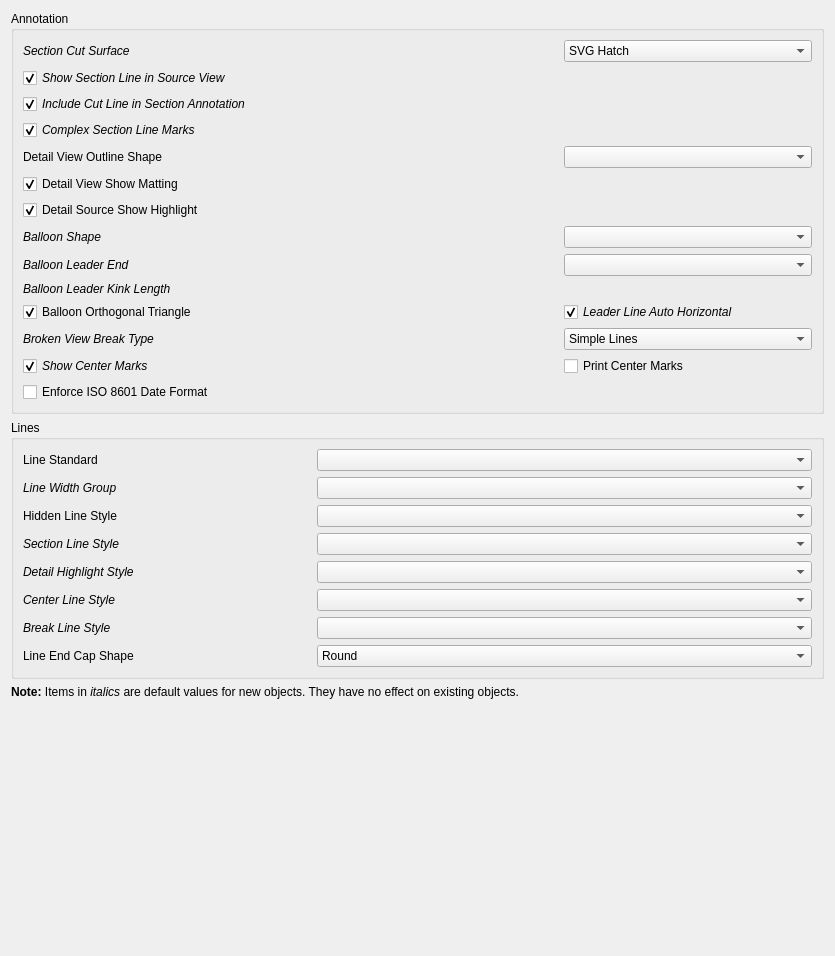
<?xml version="1.0" encoding="UTF-8"?>
<ui version="4.0">
 <class>TechDrawGui::DlgPrefsTechDrawAnnotationImp</class>
 <widget class="QWidget" name="TechDrawGui::DlgPrefsTechDrawAnnotationImp">
  <property name="geometry">
   <rect>
    <x>0</x>
    <y>0</y>
    <width>835</width>
    <height>956</height>
   </rect>
  </property>
  <property name="sizePolicy">
   <sizepolicy hsizetype="Preferred" vsizetype="Minimum">
    <horstretch>0</horstretch>
    <verstretch>0</verstretch>
   </sizepolicy>
  </property>
  <property name="windowTitle">
   <string>Annotation</string>
  </property>
  <layout class="QVBoxLayout" name="verticalLayout">
   <item>
    <widget class="QGroupBox" name="groupBox">
     <property name="title">
      <string>Annotation</string>
     </property>
     <layout class="QGridLayout" name="gridLayout_3">
      <item row="1" column="0">
       <layout class="QGridLayout" name="gridLayout_2" columnstretch="2,0,1">
        <item row="12" column="2">
         <widget class="Gui::PrefCheckBox" name="cbPrintCenterMarks">
          <property name="sizePolicy">
           <sizepolicy hsizetype="Preferred" vsizetype="Preferred">
            <horstretch>0</horstretch>
            <verstretch>0</verstretch>
           </sizepolicy>
          </property>
          <property name="toolTip">
           <string>Show arc centers in printed output</string>
          </property>
          <property name="text">
           <string>Print Center Marks</string>
          </property>
          <property name="prefEntry" stdset="0">
           <cstring>PrintCenterMarks</cstring>
          </property>
          <property name="prefPath" stdset="0">
           <cstring>Mod/TechDraw/Decorations</cstring>
          </property>
         </widget>
        </item>
        <item row="12" column="0">
         <widget class="Gui::PrefCheckBox" name="cbShowCenterMarks">
          <property name="sizePolicy">
           <sizepolicy hsizetype="Preferred" vsizetype="Preferred">
            <horstretch>0</horstretch>
            <verstretch>0</verstretch>
           </sizepolicy>
          </property>
          <property name="font">
           <font>
            <italic>true</italic>
           </font>
          </property>
          <property name="toolTip">
           <string>Show arc center marks in views</string>
          </property>
          <property name="text">
           <string>Show Center Marks</string>
          </property>
          <property name="checked">
           <bool>true</bool>
          </property>
          <property name="prefEntry" stdset="0">
           <cstring>ShowCenterMarks</cstring>
          </property>
          <property name="prefPath" stdset="0">
           <cstring>Mod/TechDraw/Decorations</cstring>
          </property>
         </widget>
        </item>
        <item row="1" column="0">
         <widget class="Gui::PrefCheckBox" name="cb_ShowSectionLine">
          <property name="font">
           <font>
            <italic>true</italic>
           </font>
          </property>
          <property name="toolTip">
           <string>If checked, the section annotation will be drawn on the Source view.  If unchecked, no section line, arrows or symbol will be shown in the Source view.</string>
          </property>
          <property name="text">
           <string>Show Section Line in Source View</string>
          </property>
          <property name="checked">
           <bool>true</bool>
          </property>
          <property name="prefEntry" stdset="0">
           <cstring>ShowSectionLine</cstring>
          </property>
          <property name="prefPath" stdset="0">
           <cstring>Mod/TechDraw/Decorations</cstring>
          </property>
         </widget>
        </item>
        <item row="7" column="2">
         <widget class="Gui::PrefComboBox" name="pcbBalloonShape">
          <property name="sizePolicy">
           <sizepolicy hsizetype="Preferred" vsizetype="Preferred">
            <horstretch>0</horstretch>
            <verstretch>0</verstretch>
           </sizepolicy>
          </property>
          <property name="toolTip">
           <string>Shape of balloon annotations</string>
          </property>
          <property name="prefEntry" stdset="0">
           <cstring>BalloonShape</cstring>
          </property>
          <property name="prefPath" stdset="0">
           <cstring>Mod/TechDraw/Decorations</cstring>
          </property>
         </widget>
        </item>
        <item row="2" column="0">
         <widget class="Gui::PrefCheckBox" name="cb_IncludeCutLine">
          <property name="font">
           <font>
            <italic>true</italic>
           </font>
          </property>
          <property name="toolTip">
           <string>If checked, the cut line will be drawn on the Source view.  If unchecked, only the change marks, arrows and symbols will be displayed.</string>
          </property>
          <property name="text">
           <string>Include Cut Line in Section Annotation</string>
          </property>
          <property name="checked">
           <bool>true</bool>
          </property>
          <property name="prefEntry" stdset="0">
           <cstring>IncludeCutLine</cstring>
          </property>
          <property name="prefPath" stdset="0">
           <cstring>Mod/TechDraw/Decorations</cstring>
          </property>
         </widget>
        </item>
        <item row="8" column="2">
         <widget class="Gui::PrefComboBox" name="pcbBalloonArrow">
          <property name="sizePolicy">
           <sizepolicy hsizetype="Preferred" vsizetype="Preferred">
            <horstretch>0</horstretch>
            <verstretch>0</verstretch>
           </sizepolicy>
          </property>
          <property name="toolTip">
           <string>Style for balloon leader line ends</string>
          </property>
          <property name="prefEntry" stdset="0">
           <cstring>BalloonArrow</cstring>
          </property>
          <property name="prefPath" stdset="0">
           <cstring>Mod/TechDraw/Decorations</cstring>
          </property>
         </widget>
        </item>
        <item row="9" column="0">
         <widget class="QLabel" name="label_18">
          <property name="font">
           <font>
            <italic>true</italic>
           </font>
          </property>
          <property name="toolTip">
           <string>Length of horizontal portion of Balloon leader</string>
          </property>
          <property name="text">
           <string>Balloon Leader Kink Length</string>
          </property>
         </widget>
        </item>
        <item row="11" column="0">
         <widget class="QLabel" name="label_11">
          <property name="font">
           <font>
            <italic>true</italic>
           </font>
          </property>
          <property name="text">
           <string>Broken View Break Type</string>
          </property>
         </widget>
        </item>
        <item row="10" column="0">
         <widget class="Gui::PrefCheckBox" name="cbPyramidOrtho">
          <property name="sizePolicy">
           <sizepolicy hsizetype="Preferred" vsizetype="Preferred">
            <horstretch>0</horstretch>
            <verstretch>0</verstretch>
           </sizepolicy>
          </property>
          <property name="toolTip">
           <string>Restrict Filled Triangle line end to vertical or horizontal directions</string>
          </property>
          <property name="text">
           <string>Balloon Orthogonal Triangle</string>
          </property>
          <property name="checked">
           <bool>true</bool>
          </property>
          <property name="prefEntry" stdset="0">
           <cstring>PyramidOrtho</cstring>
          </property>
          <property name="prefPath" stdset="0">
           <cstring>Mod/TechDraw/Decorations</cstring>
          </property>
         </widget>
        </item>
        <item row="0" column="2">
         <widget class="Gui::PrefComboBox" name="cbCutSurface">
          <property name="toolTip">
           <string>Default appearance of cut surface in section view</string>
          </property>
          <property name="currentIndex">
           <number>2</number>
          </property>
          <property name="prefEntry" stdset="0">
           <cstring>CutSurfaceDisplay</cstring>
          </property>
          <property name="prefPath" stdset="0">
           <cstring>/Mod/TechDraw/Decorations</cstring>
          </property>
          <item>
           <property name="text">
            <string>Hide</string>
           </property>
          </item>
          <item>
           <property name="text">
            <string>Solid Color</string>
           </property>
          </item>
          <item>
           <property name="text">
            <string>SVG Hatch</string>
           </property>
          </item>
          <item>
           <property name="text">
            <string>PAT Hatch</string>
           </property>
          </item>
         </widget>
        </item>
        <item row="5" column="0">
         <widget class="Gui::PrefCheckBox" name="pcbDetailMatting">
          <property name="toolTip">
           <string>This checkbox controls whether or not to display the outline around a detail view.</string>
          </property>
          <property name="text">
           <string>Detail View Show Matting</string>
          </property>
          <property name="checked">
           <bool>true</bool>
          </property>
          <property name="prefEntry" stdset="0">
           <cstring>ShowDetailMatting</cstring>
          </property>
          <property name="prefPath" stdset="0">
           <cstring>/Mod/TechDraw/General</cstring>
          </property>
         </widget>
        </item>
        <item row="6" column="0">
         <widget class="Gui::PrefCheckBox" name="pcbDetailHighlight">
          <property name="toolTip">
           <string>This checkbox controls whether or not to display a highlight around the detail area in the detail's source view.</string>
          </property>
          <property name="text">
           <string>Detail Source Show Highlight</string>
          </property>
          <property name="checked">
           <bool>true</bool>
          </property>
          <property name="prefEntry" stdset="0">
           <cstring>ShowDetailHighlight</cstring>
          </property>
          <property name="prefPath" stdset="0">
           <cstring>/Mod/TechDraw/General</cstring>
          </property>
         </widget>
        </item>
        <item row="4" column="0">
         <widget class="QLabel" name="label">
          <property name="font">
           <font>
            <italic>false</italic>
           </font>
          </property>
          <property name="text">
           <string>Detail View Outline Shape</string>
          </property>
         </widget>
        </item>
        <item row="10" column="2">
         <widget class="Gui::PrefCheckBox" name="cbAutoHoriz">
          <property name="sizePolicy">
           <sizepolicy hsizetype="Preferred" vsizetype="Preferred">
            <horstretch>0</horstretch>
            <verstretch>0</verstretch>
           </sizepolicy>
          </property>
          <property name="font">
           <font>
            <italic>true</italic>
           </font>
          </property>
          <property name="toolTip">
           <string>Forces last leader line segment to be horizontal</string>
          </property>
          <property name="text">
           <string>Leader Line Auto Horizontal</string>
          </property>
          <property name="checked">
           <bool>true</bool>
          </property>
          <property name="prefEntry" stdset="0">
           <cstring>AutoHorizontal</cstring>
          </property>
          <property name="prefPath" stdset="0">
           <cstring>Mod/TechDraw/LeaderLine</cstring>
          </property>
         </widget>
        </item>
        <item row="4" column="1">
         <spacer name="horizontalSpacer_2">
          <property name="orientation">
           <enum>Qt::Horizontal</enum>
          </property>
          <property name="sizeHint" stdset="0">
           <size>
            <width>40</width>
            <height>20</height>
           </size>
          </property>
         </spacer>
        </item>
        <item row="8" column="0">
         <widget class="QLabel" name="label_3">
          <property name="font">
           <font>
            <italic>true</italic>
           </font>
          </property>
          <property name="text">
           <string>Balloon Leader End</string>
          </property>
         </widget>
        </item>
        <item row="11" column="2">
         <widget class="Gui::PrefComboBox" name="pcbBreakType">
          <property name="currentIndex">
           <number>2</number>
          </property>
          <property name="prefEntry" stdset="0">
           <cstring>BreakType</cstring>
          </property>
          <property name="prefPath" stdset="0">
           <cstring>Mod/TechDraw/Decorations</cstring>
          </property>
          <item>
           <property name="text">
            <string>No Break Lines</string>
           </property>
          </item>
          <item>
           <property name="text">
            <string>ZigZag Lines</string>
           </property>
          </item>
          <item>
           <property name="text">
            <string>Simple Lines</string>
           </property>
          </item>
         </widget>
        </item>
        <item row="7" column="0">
         <widget class="QLabel" name="label_5">
          <property name="font">
           <font>
            <italic>true</italic>
           </font>
          </property>
          <property name="text">
           <string>Balloon Shape</string>
          </property>
         </widget>
        </item>
        <item row="0" column="0">
         <widget class="QLabel" name="label_19">
          <property name="font">
           <font>
            <italic>true</italic>
           </font>
          </property>
          <property name="text">
           <string>Section Cut Surface</string>
          </property>
         </widget>
        </item>
        <item row="4" column="2">
         <widget class="Gui::PrefComboBox" name="pcbMatting">
          <property name="sizePolicy">
           <sizepolicy hsizetype="Preferred" vsizetype="Preferred">
            <horstretch>0</horstretch>
            <verstretch>0</verstretch>
           </sizepolicy>
          </property>
          <property name="toolTip">
           <string>Outline shape for detail views</string>
          </property>
          <property name="prefEntry" stdset="0">
           <cstring>MattingStyle</cstring>
          </property>
          <property name="prefPath" stdset="0">
           <cstring>/Mod/TechDraw/Decorations</cstring>
          </property>
         </widget>
        </item>
        <item row="3" column="0">
         <widget class="Gui::PrefCheckBox" name="cbComplexMarks">
          <property name="font">
           <font>
            <italic>true</italic>
           </font>
          </property>
          <property name="toolTip">
           <string>Show or hide marks at direction changes on ComplexSection lines.</string>
          </property>
          <property name="text">
           <string>Complex Section Line Marks</string>
          </property>
          <property name="checked">
           <bool>true</bool>
          </property>
          <property name="prefEntry" stdset="0">
           <cstring>SectionLineMarks</cstring>
          </property>
          <property name="prefPath" stdset="0">
           <cstring>Mod/TechDraw/Decorations</cstring>
          </property>
         </widget>
        </item>
        <item row="9" column="2">
         <widget class="Gui::PrefUnitSpinBox" name="pdsbBalloonKink" native="true">
          <property name="sizePolicy">
           <sizepolicy hsizetype="Preferred" vsizetype="Preferred">
            <horstretch>0</horstretch>
            <verstretch>0</verstretch>
           </sizepolicy>
          </property>
          <property name="toolTip">
           <string>Length of balloon leader line kink</string>
          </property>
          <property name="value" stdset="0">
           <double>5.000000000000000</double>
          </property>
          <property name="prefEntry" stdset="0">
           <cstring>BalloonKink</cstring>
          </property>
          <property name="prefPath" stdset="0">
           <cstring>Mod/TechDraw/Dimensions</cstring>
          </property>
         </widget>
        </item>
        <item row="13" column="0">
         <widget class="Gui::PrefCheckBox" name="cbISODates">
          <property name="toolTip">
           <string>If this box is checked, templates will auto fill date fields using ccyy-mm-dd format even if that is not the standard format for the current locale.</string>
          </property>
          <property name="text">
           <string>Enforce ISO 8601 Date Format</string>
          </property>
          <property name="prefEntry" stdset="0">
           <cstring>EnforceISODate</cstring>
          </property>
          <property name="prefPath" stdset="0">
           <cstring>Mod/TechDraw/Standards</cstring>
          </property>
         </widget>
        </item>
       </layout>
      </item>
     </layout>
    </widget>
   </item>
   <item>
    <widget class="QGroupBox" name="gbLines">
     <property name="sizePolicy">
      <sizepolicy hsizetype="Preferred" vsizetype="Preferred">
       <horstretch>0</horstretch>
       <verstretch>0</verstretch>
      </sizepolicy>
     </property>
     <property name="title">
      <string>Lines</string>
     </property>
     <layout class="QGridLayout" name="gridLayout_5">
      <item row="0" column="0">
       <layout class="QGridLayout" name="gridLayout_4" columnstretch="1,0,2">
        <item row="2" column="2">
         <widget class="Gui::PrefComboBox" name="pcbHiddenStyle">
          <property name="sizePolicy">
           <sizepolicy hsizetype="Preferred" vsizetype="Preferred">
            <horstretch>0</horstretch>
            <verstretch>0</verstretch>
           </sizepolicy>
          </property>
          <property name="maxVisibleItems">
           <number>6</number>
          </property>
          <property name="sizeAdjustPolicy">
           <enum>QComboBox::AdjustToContents</enum>
          </property>
          <property name="iconSize">
           <size>
            <width>32</width>
            <height>32</height>
           </size>
          </property>
          <property name="prefEntry" stdset="0">
           <cstring>LineStyleHidden</cstring>
          </property>
          <property name="prefPath" stdset="0">
           <cstring>/Mod/TechDraw/Decorations</cstring>
          </property>
         </widget>
        </item>
        <item row="5" column="0">
         <widget class="QLabel" name="label_4">
          <property name="font">
           <font>
            <italic>true</italic>
           </font>
          </property>
          <property name="text">
           <string>Center Line Style</string>
          </property>
         </widget>
        </item>
        <item row="0" column="2">
         <widget class="Gui::PrefComboBox" name="pcbLineStandard">
          <property name="sizePolicy">
           <sizepolicy hsizetype="Preferred" vsizetype="Preferred">
            <horstretch>0</horstretch>
            <verstretch>0</verstretch>
           </sizepolicy>
          </property>
          <property name="toolTip">
           <string>Standard to be used to draw non-continuous lines.</string>
          </property>
          <property name="currentIndex">
           <number>-1</number>
          </property>
          <property name="prefEntry" stdset="0">
           <cstring>LineStandard</cstring>
          </property>
          <property name="prefPath" stdset="0">
           <cstring>Mod/TechDraw/Standards</cstring>
          </property>
         </widget>
        </item>
        <item row="1" column="2">
         <widget class="Gui::PrefComboBox" name="pcbLineGroup">
          <property name="sizePolicy">
           <sizepolicy hsizetype="Preferred" vsizetype="Preferred">
            <horstretch>0</horstretch>
            <verstretch>0</verstretch>
           </sizepolicy>
          </property>
          <property name="prefEntry" stdset="0">
           <cstring>LineGroup</cstring>
          </property>
          <property name="prefPath" stdset="0">
           <cstring>/Mod/TechDraw/Decorations</cstring>
          </property>
          <property name="text" stdset="0">
           <string/>
          </property>
         </widget>
        </item>
        <item row="4" column="2">
         <widget class="Gui::PrefComboBox" name="pcbHighlightStyle">
          <property name="sizePolicy">
           <sizepolicy hsizetype="Preferred" vsizetype="Preferred">
            <horstretch>0</horstretch>
            <verstretch>0</verstretch>
           </sizepolicy>
          </property>
          <property name="maxVisibleItems">
           <number>6</number>
          </property>
          <property name="iconSize">
           <size>
            <width>32</width>
            <height>32</height>
           </size>
          </property>
          <property name="prefEntry" stdset="0">
           <cstring>LineStyleHighlight</cstring>
          </property>
          <property name="prefPath" stdset="0">
           <cstring>/Mod/TechDraw/Decorations</cstring>
          </property>
         </widget>
        </item>
        <item row="4" column="0">
         <widget class="QLabel" name="label_20">
          <property name="font">
           <font>
            <italic>true</italic>
           </font>
          </property>
          <property name="toolTip">
           <string>Line style of detail highlight on base view</string>
          </property>
          <property name="text">
           <string>Detail Highlight Style</string>
          </property>
         </widget>
        </item>
        <item row="3" column="0">
         <widget class="QLabel" name="label_6">
          <property name="font">
           <font>
            <italic>true</italic>
           </font>
          </property>
          <property name="text">
           <string>Section Line Style</string>
          </property>
         </widget>
        </item>
        <item row="3" column="2">
         <widget class="Gui::PrefComboBox" name="pcbSectionStyle">
          <property name="sizePolicy">
           <sizepolicy hsizetype="Preferred" vsizetype="Preferred">
            <horstretch>0</horstretch>
            <verstretch>0</verstretch>
           </sizepolicy>
          </property>
          <property name="maxVisibleItems">
           <number>6</number>
          </property>
          <property name="iconSize">
           <size>
            <width>32</width>
            <height>32</height>
           </size>
          </property>
          <property name="prefEntry" stdset="0">
           <cstring>LineStyleSection</cstring>
          </property>
          <property name="prefPath" stdset="0">
           <cstring>/Mod/TechDraw/Decorations</cstring>
          </property>
         </widget>
        </item>
        <item row="0" column="0">
         <widget class="QLabel" name="label_2">
          <property name="font">
           <font>
            <italic>false</italic>
           </font>
          </property>
          <property name="text">
           <string>Line Standard</string>
          </property>
         </widget>
        </item>
        <item row="7" column="2">
         <widget class="Gui::PrefComboBox" name="cbEndCap">
          <property name="sizePolicy">
           <sizepolicy hsizetype="Preferred" vsizetype="Preferred">
            <horstretch>0</horstretch>
            <verstretch>0</verstretch>
           </sizepolicy>
          </property>
          <property name="font">
           <font>
            <italic>false</italic>
           </font>
          </property>
          <property name="toolTip">
           <string>Shape of line end caps.  The default (round) should almost
always be the right choice.  Flat or square caps are useful
if you are planning to use a drawing as a 1:1 cutting guide.
</string>
          </property>
          <property name="prefEntry" stdset="0">
           <cstring>EdgeCapStyle</cstring>
          </property>
          <property name="prefPath" stdset="0">
           <cstring>Mod/TechDraw/General</cstring>
          </property>
          <item>
           <property name="text">
            <string>Round</string>
           </property>
          </item>
          <item>
           <property name="text">
            <string>Square</string>
           </property>
          </item>
          <item>
           <property name="text">
            <string>Flat</string>
           </property>
          </item>
         </widget>
        </item>
        <item row="5" column="2">
         <widget class="Gui::PrefComboBox" name="pcbCenterStyle">
          <property name="sizePolicy">
           <sizepolicy hsizetype="Preferred" vsizetype="Preferred">
            <horstretch>0</horstretch>
            <verstretch>0</verstretch>
           </sizepolicy>
          </property>
          <property name="maxVisibleItems">
           <number>6</number>
          </property>
          <property name="iconSize">
           <size>
            <width>32</width>
            <height>32</height>
           </size>
          </property>
          <property name="prefEntry" stdset="0">
           <cstring>LineStyleCenter</cstring>
          </property>
          <property name="prefPath" stdset="0">
           <cstring>/Mod/TechDraw/Decorations</cstring>
          </property>
         </widget>
        </item>
        <item row="1" column="0">
         <widget class="QLabel" name="label_13">
          <property name="sizePolicy">
           <sizepolicy hsizetype="Preferred" vsizetype="Preferred">
            <horstretch>0</horstretch>
            <verstretch>0</verstretch>
           </sizepolicy>
          </property>
          <property name="font">
           <font>
            <italic>true</italic>
           </font>
          </property>
          <property name="toolTip">
           <string>Line group used to set line widths</string>
          </property>
          <property name="text">
           <string>Line Width Group</string>
          </property>
         </widget>
        </item>
        <item row="7" column="0">
         <widget class="QLabel" name="label_9">
          <property name="font">
           <font>
            <italic>false</italic>
           </font>
          </property>
          <property name="text">
           <string>Line End Cap Shape</string>
          </property>
         </widget>
        </item>
        <item row="2" column="0">
         <widget class="QLabel" name="label_7">
          <property name="text">
           <string>Hidden Line Style</string>
          </property>
         </widget>
        </item>
        <item row="0" column="1">
         <spacer name="horizontalSpacer">
          <property name="orientation">
           <enum>Qt::Horizontal</enum>
          </property>
          <property name="sizeHint" stdset="0">
           <size>
            <width>40</width>
            <height>20</height>
           </size>
          </property>
         </spacer>
        </item>
        <item row="6" column="0">
         <widget class="QLabel" name="label_10">
          <property name="font">
           <font>
            <italic>true</italic>
           </font>
          </property>
          <property name="text">
           <string>Break Line Style</string>
          </property>
         </widget>
        </item>
        <item row="6" column="2">
         <widget class="Gui::PrefComboBox" name="pcbBreakStyle">
          <property name="toolTip">
           <string>Style of line to be used in BrokenView.</string>
          </property>
          <property name="iconSize">
           <size>
            <width>32</width>
            <height>32</height>
           </size>
          </property>
          <property name="prefEntry" stdset="0">
           <cstring>LineStyleBreak</cstring>
          </property>
          <property name="prefPath" stdset="0">
           <cstring>/Mod/TechDraw/Decorations</cstring>
          </property>
         </widget>
        </item>
       </layout>
      </item>
     </layout>
    </widget>
   </item>
   <item>
    <widget class="QLabel" name="label_8">
     <property name="sizePolicy">
      <sizepolicy hsizetype="Preferred" vsizetype="Minimum">
       <horstretch>0</horstretch>
       <verstretch>0</verstretch>
      </sizepolicy>
     </property>
     <property name="text">
      <string>&lt;html&gt;&lt;head/&gt;&lt;body&gt;&lt;p&gt;&lt;span style=&quot; font-weight:600;&quot;&gt;Note:&lt;/span&gt; Items in &lt;span style=&quot; font-style:italic;&quot;&gt;italics&lt;/span&gt; are default values for new objects. They have no effect on existing objects.&lt;/p&gt;&lt;/body&gt;&lt;/html&gt;</string>
     </property>
    </widget>
   </item>
   <item>
    <spacer name="verticalSpacer">
     <property name="orientation">
      <enum>Qt::Vertical</enum>
     </property>
     <property name="sizeHint" stdset="0">
      <size>
       <width>20</width>
       <height>40</height>
      </size>
     </property>
    </spacer>
   </item>
  </layout>
 </widget>
 <customwidgets>
  <customwidget>
   <class>Gui::QuantitySpinBox</class>
   <extends>QWidget</extends>
   <header>Gui/QuantitySpinBox.h</header>
  </customwidget>
  <customwidget>
   <class>Gui::PrefCheckBox</class>
   <extends>QCheckBox</extends>
   <header>Gui/PrefWidgets.h</header>
  </customwidget>
  <customwidget>
   <class>Gui::PrefComboBox</class>
   <extends>QComboBox</extends>
   <header>Gui/PrefWidgets.h</header>
  </customwidget>
  <customwidget>
   <class>Gui::PrefUnitSpinBox</class>
   <extends>Gui::QuantitySpinBox</extends>
   <header>Gui/PrefWidgets.h</header>
  </customwidget>
 </customwidgets>
 <resources/>
 <connections/>
</ui>
